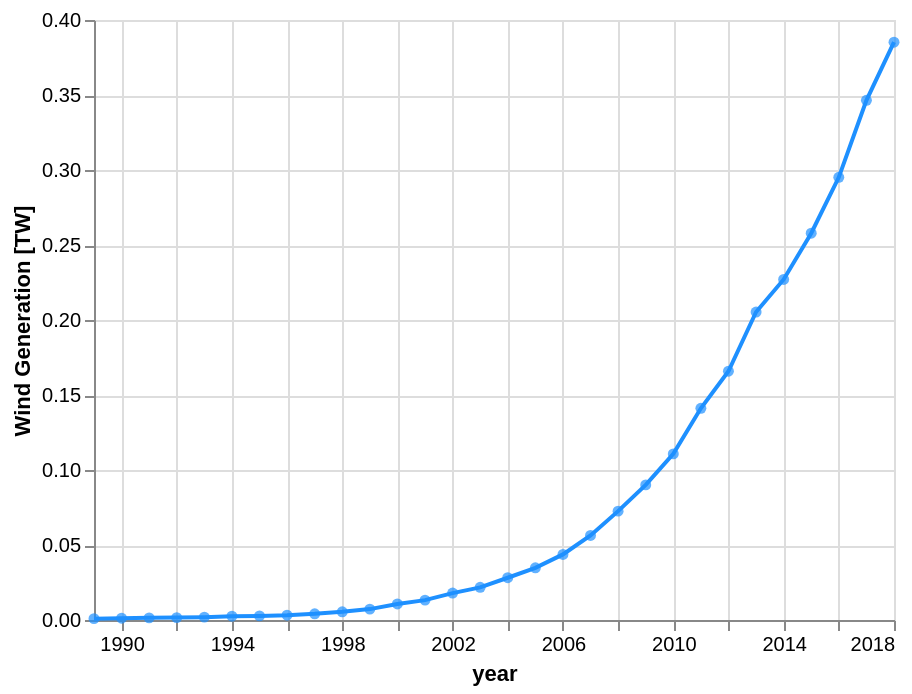

Here is the Vega-Lite specification saved for this chart:
### Vega-Lite specification from a JSON file in a GitHub repository (floating-point values rounded to 4 significant figures)
{"config": {"view": {"continuousWidth": 400, "continuousHeight": 300}}, "layer": [{"mark": {"type": "line", "color": "dodgerblue"}, "encoding": {"tooltip": [{"type": "temporal", "field": "year", "format": "%Y", "title": "year"}, {"type": "nominal", "field": "TW", "format": ".2f"}], "x": {"type": "temporal", "field": "year", "timeUnit": "year", "title": "year"}, "y": {"type": "quantitative", "field": "TW", "title": "Wind Generation [TW]"}}}, {"mark": {"type": "point", "color": "dodgerblue", "filled": true}, "encoding": {"tooltip": [{"type": "temporal", "field": "year", "format": "%Y", "title": "year"}, {"type": "nominal", "field": "TW", "format": ".2f"}], "x": {"type": "temporal", "field": "year", "timeUnit": "year", "title": "year"}, "y": {"type": "quantitative", "field": "TW", "title": "Wind Generation [TW]"}}}], "data": {"values": [{"year": "1989-01-01T00:00:00", "TW": 0.0009061}, {"year": "1990-01-01T00:00:00", "TW": 0.00123}, {"year": "1991-01-01T00:00:00", "TW": 0.001429}, {"year": "1992-01-01T00:00:00", "TW": 0.001595}, {"year": "1993-01-01T00:00:00", "TW": 0.001916}, {"year": "1994-01-01T00:00:00", "TW": 0.002513}, {"year": "1995-01-01T00:00:00", "TW": 0.002736}, {"year": "1996-01-01T00:00:00", "TW": 0.003211}, {"year": "1997-01-01T00:00:00", "TW": 0.004144}, {"year": "1998-01-01T00:00:00", "TW": 0.005492}, {"year": "1999-01-01T00:00:00", "TW": 0.007262}, {"year": "2000-01-01T00:00:00", "TW": 0.0107}, {"year": "2001-01-01T00:00:00", "TW": 0.01325}, {"year": "2002-01-01T00:00:00", "TW": 0.01795}, {"year": "2003-01-01T00:00:00", "TW": 0.02177}, {"year": "2004-01-01T00:00:00", "TW": 0.02817}, {"year": "2005-01-01T00:00:00", "TW": 0.03477}, {"year": "2006-01-01T00:00:00", "TW": 0.04372}, {"year": "2007-01-01T00:00:00", "TW": 0.05636}, {"year": "2008-01-01T00:00:00", "TW": 0.07258}, {"year": "2009-01-01T00:00:00", "TW": 0.09008}, {"year": "2010-01-01T00:00:00", "TW": 0.1107}, {"year": "2011-01-01T00:00:00", "TW": 0.1411}, {"year": "2012-01-01T00:00:00", "TW": 0.1658}, {"year": "2013-01-01T00:00:00", "TW": 0.2053}, {"year": "2014-01-01T00:00:00", "TW": 0.227}, {"year": "2015-01-01T00:00:00", "TW": 0.2579}, {"year": "2016-01-01T00:00:00", "TW": 0.2951}, {"year": "2017-01-01T00:00:00", "TW": 0.3464}, {"year": "2018-01-01T00:00:00", "TW": 0.3852}]}, "$schema": "https://vega.github.io/schema/vega-lite/v5.json"}
